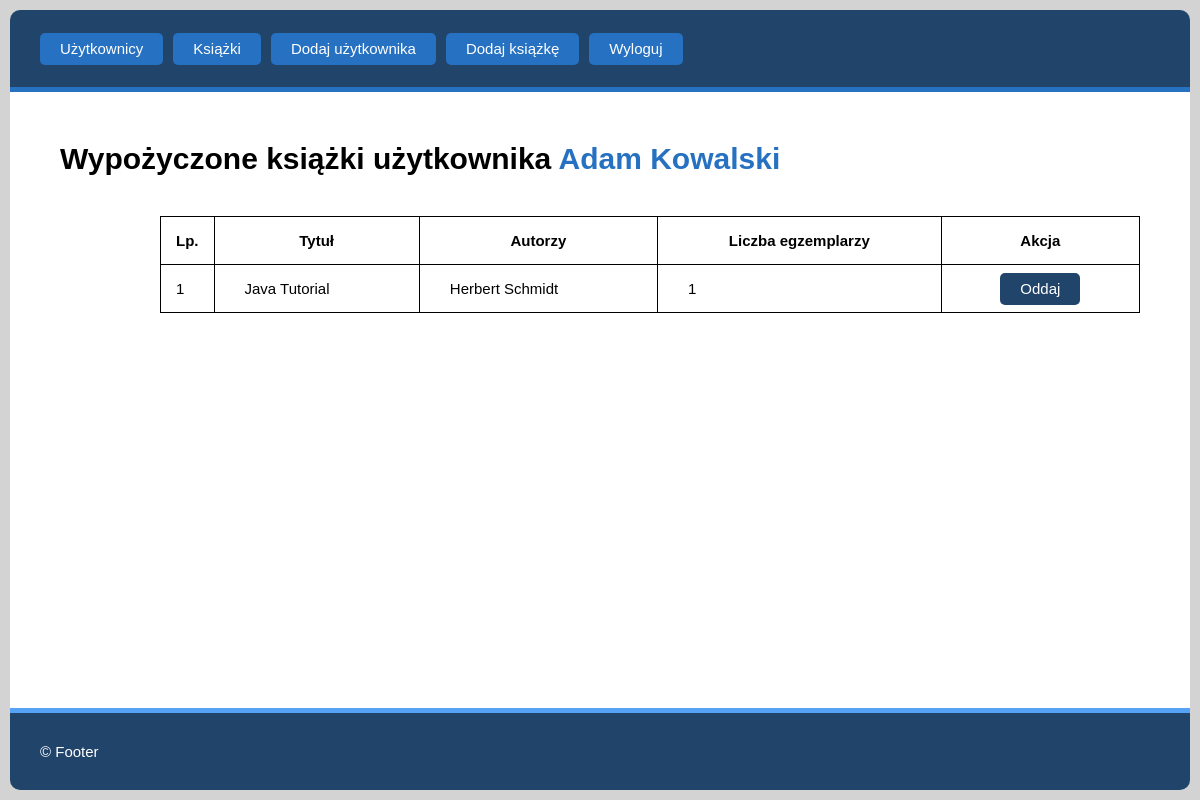
/index.php?action=books/rents&_userid=1 (signed in), run on an earlier commit of the app's database.
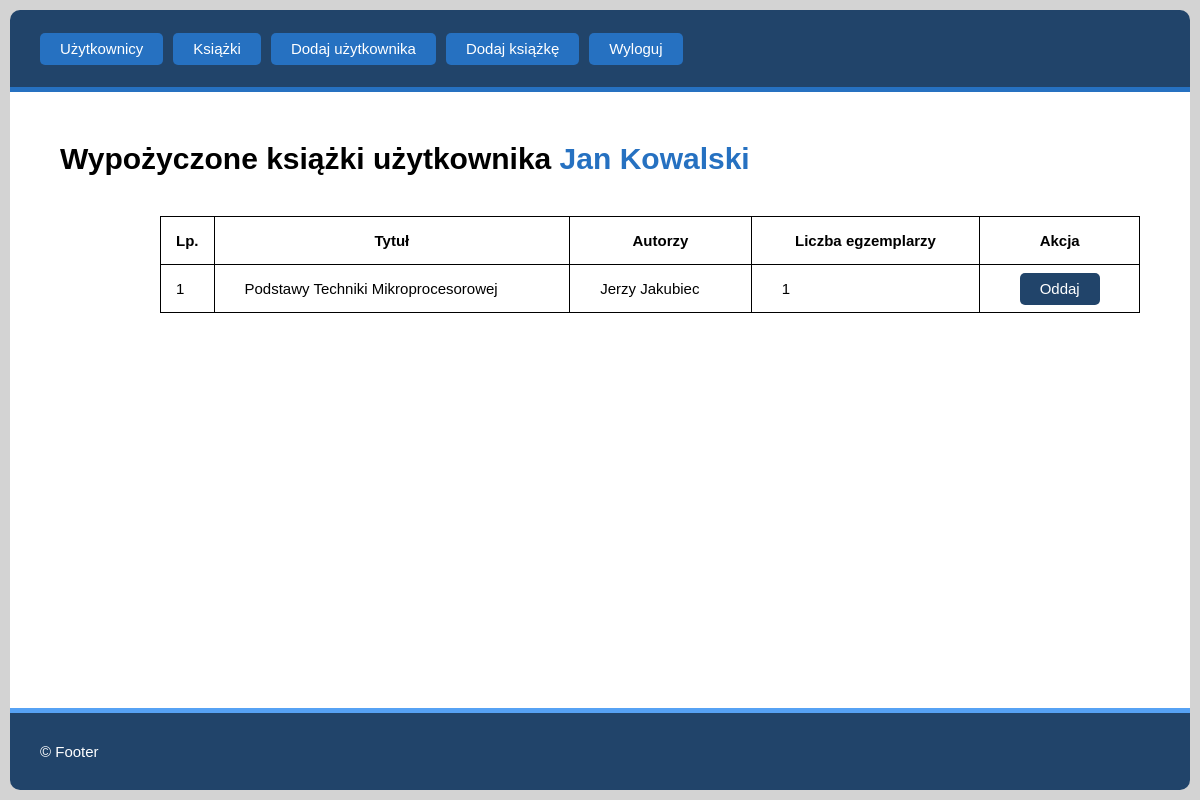
And on a later commit of the database.
### tables this page shows
CREATE TABLE `books` (
  `id` bigint(20) UNSIGNED NOT NULL,
  `title` varchar(100) NOT NULL,
  `authors` varchar(100) NOT NULL,
  `copies` int(10) UNSIGNED NOT NULL
);

### src/core/Renderer.php (called while the page is built, shortened)
<?php
class Renderer
{
    public function render($view, $data = array())
    {
        require_once Config::get('__MVC_VIEWS_DIR') . $view . '.php';
    }
}

### src/controllers/BooksController.php (called while the page is built, shortened)
<?php
class BooksController extends Controller
{
    private $_service;
    public function __construct()
    {
        $this->_service = BooksService::get_instance();
    }
    public function rents()
    {
        $auth_values = $this->_service->check_authentication_values();
        $rented_books = $this->_service->return_rents_books($auth_values['user']);
        $this->renderer->render('show_rented_books', array(
            'rented_books_data' => $rented_books,
            'is_self_user' => $auth_values['is_self_user'],
            'user_full_name' => $auth_values['user_full_name'],
            'header_mode' => $_SESSION['logged_user']['user_role'] === Config::get('__ADMIN_ROLE') ? 'admin' : 'user',
            'banner_text' => $this->_service->get_banner_text(),
            'banner_active_class' => !empty($this->_service->get_banner_text()) ? 'app__banner--enabled' : '',
            'banner_mode_class' => $this->_service->get_banner_error() ? 'app__banner--error' : 'app__banner--info',
        ));
    }
}

### src/core/MvcApplication.php (called while the page is built, shortened)
<?php
class MvcApplication
{
    private static $_instance;
    private $renderer_instance;
    private function __construct()
    {
        $this->renderer_instance = Renderer::get_instance();
        $this->render_mvc();
    }
    private function render_mvc()
    {
        try
        {
            $action_params = $this->parse_url();
            $this->controller_instance = new $controller_class_name;
            call_user_func([ $this->controller_instance, $action_params['method'] ]);
        }
        catch(ReflectionException $e)
        {
            $this->renderer_instance->render('_not-found');
            die;
        }
    }
    private function parse_url()
    {
        $action_type = Config::get('__MVC_DEF_METHOD');
        $separate_controller_and_method = explode('/', filter_var(rtrim($_GET['action']), FILTER_SANITIZE_URL));
        if (count($separate_controller_and_method) > 1)
        {
            $action_type = $separate_controller_and_method[1];
        }
        return array(
            'controller' => $this->parse_controller_name($separate_controller_and_method[0]),
            'method' =>     $action_type,
        );
    }
    private function parse_controller_name($controller_raw_name)
    {
        return ucfirst($controller_raw_name) . Config::get('__MVC_CONTROLLER_SUFFIX');
    }
    public static function run()
    {
        if (self::$_instance == null) self::$_instance = new MvcApplication();
    }
}

### index.php (called while the page is built, shortened)
<?php
require_once __DIR__ . __SEP__ . 'src' . __SEP__ . 'config.php';
MvcApplication::run();

### src/core/DbContext.php (called while the page is built, shortened)
<?php
class DbContext
{
    private static $_instance;
    private $_db_handler;
    private function __construct()
    {
        try
        {
            $this->_db_handler = new PDO(
                Config::get('__DB_DSN'),
                Config::get('__DB_USERNAME'),
                Config::get('__DB_PASSWORD'),
                Config::get('__DB_INIT_COMMANDS')
            );
            $this->_db_handler->setAttribute(PDO::ATTR_ERRMODE, PDO::ERRMODE_EXCEPTION);
        }
        catch (PDOException $e)
        {
            echo 'Nie udało połączyć się z bazą danych.<br>';
            echo $e->getMessage();
            die;
        }
    }
    public function get_data_from_db($sql_query, $model_clazz, $id = null)
    {
        $cursor = null;
        $data_array = array();
        if (isset($id))
        {
            $prep_statement = $this->_db_handler->prepare($sql_query);
            $prep_statement->execute(array('id_sant' => (int) $id));
            $cursor = $prep_statement;
        }
        else
        {
            $cursor = $this->_db_handler->query($sql_query);
        }
        while ($mapped_objects = $cursor->fetchObject($model_clazz))
        {
            array_push($data_array, $mapped_objects);
        }
        return $data_array;
    }
    public function check_if_exist($sql_query, $model_clazz, $param_name_or_id, $redirect_controller, $redirect_action)
    {
        if (is_numeric($param_name_or_id)) $id = $param_name_or_id;
        else $id = $_GET['_' . $param_name_or_id . 'id'];
        if (isset($id) && is_numeric($id))
        {
            $result = $this->get_data_from_db($sql_query, $model_clazz, $id);
            if ($result) return $result[0];
        }
    }
    public function get_handler()
    {
        return $this->_db_handler;
    }
    public static function get_instance()
    {
        if (self::$_instance == null) self::$_instance = new DbContext();
        return self::$_instance;
    }
}

### src/core/Config.php (called while the page is built, shortened)
<?php
class Config
{
    private static $_values = array();
    public static function set($key, $value)
    {
        self::$_values[$key] = $value;
    }
    public static function get($key)
    {
        return self::$_values[$key];
    }
}

### src/services/BooksService.php (called while the page is built, shortened)
<?php
class BooksService extends Service
{
    public function check_authentication_values($skip_redirect = false)
    {
        $is_admin = $_SESSION['logged_user']['user_role'] === Config::get('__ADMIN_ROLE');
        $redir_path = $is_admin ? 'users' : 'books';
        if ($is_admin && !$skip_redirect) $books_user_id = (int)$_GET['_userid'];
        $found_user = $this->_pdo->check_if_exist(DbContext::GET_USER_QUERY, UserModel::class, $books_user_id, $redir_path, 'show');
        return array(
            'user' => $found_user,
            'is_self_user' => $_SESSION['logged_user']['user_id'] == $books_user_id,
            'user_full_name' => $is_admin ? $found_user->get_full_name() : $_SESSION['logged_user']['full_name'],
        );
    }
    public function return_rents_books($user_model)
    {
        $user_rented_books = array();
        try
        {
            $this->_dbh->beginTransaction();
            $query = "
                SELECT DISTINCT books.id AS id, books.title AS title, books.authors AS authors FROM books_users_binding AS busb
                INNER JOIN books ON busb.book_id = books.id
                INNER JOIN users ON busb.user_id = users.id
                WHERE busb.user_id = ?
            ";
            $statement = $this->_dbh->prepare($query);
            $statement->execute(array($user_model->get_id()));
            while($fetched_rented_book = $statement->fetchObject(RentedBookModel::class))
            {
                $count_query = "
                    SELECT COUNT(busb.book_id) FROM books_users_binding AS busb WHERE busb.user_id = ? AND busb.book_id = ?
                ";
                $count_statement = $this->_dbh->prepare($count_query);
                $count_statement->execute(array($user_model->get_id(), $fetched_rented_book->get_id()));
                $count_of_single_book = $count_statement->fetch(PDO::FETCH_NUM)[0];
                array_push($user_rented_books, new RentedBookViewModel($fetched_rented_book, $count_of_single_book));
            }
            $this->_dbh->commit();
        }
        catch(Exception $e)
        {
            $this->_banner_error = true;
            $this->_banner_text = 'Nie udało się pobrać wypożyczonych książek użytkownika "' . $user_model->get_full_name() . '".';
            $this->_dbh->rollback();
        }
        finally
        {
            $statement->closeCursor();
        }
        return $user_rented_books;
    }
}

### src/models/RentedBookModel.php (called while the page is built, shortened)
<?php
class RentedBookModel
{
    protected $id;
    protected $title;
    protected $authors;
    public function get_id()
    {
        return $this->id;
    }
    public function get_title()
    {
        return $this->title;
    }
    public function get_authors()
    {
        return $this->authors;
    }
}
class RentedBookViewModel extends RentedBookModel
{
    protected $rented_count;
    public function __construct($rented_book_model, $rented_count)
    {
        $this->id = $rented_book_model->get_id();
        $this->title = $rented_book_model->get_title();
        $this->authors = $rented_book_model->get_authors();
        $this->rented_count = $rented_count;
    }
    public function get_rented_count()
    {
        return $this->rented_count;
    }
}

### src/core/Service.php (called while the page is built, shortened)
<?php
abstract class Service
{
    protected function __construct()
    {
        $this->_pdo = DbContext::get_instance();
        $this->_dbh = $this->_pdo->get_handler();
    }
}

### src/views/show_rented_books.php (the view, shortened to what the changed rows need)
<!DOCTYPE html>
<html lang="pl">
<head>
    <link rel="stylesheet" href="static/styles.css">
</head>
<body>
    <main class="app__content">
        <h1>Wypożyczone książki użytkownika <span class="user_highlight"><?= $data['user_full_name'] ?></span></h1>
        <div class="table-with-banner__container">
            <?php if ($data['rented_books_data']) { ?>
                <table class="app__table">
                    <tr>
                        <th class="cell--lp">Lp.</th>
                        <th>Tytuł</th>
                        <th>Autorzy</th>
                        <th>Liczba egzemplarzy</th>
                        <?php if ($data['is_self_user']) { ?>
                            <th>Akcja</th>
                        <?php } ?>
                    </tr>
                    <?php for ($i = 0; $i < count($data['rented_books_data']); $i++) { ?>
                        <tr>
                            <td class="cell--lp"><?= $i + 1 ?></td>
                            <td><?= $data['rented_books_data'][$i]->get_title() ?></td>
                            <td><?= $data['rented_books_data'][$i]->get_authors() ?></td>
                            <td><?= $data['rented_books_data'][$i]->get_rented_count() ?></td>
                            <?php if ($data['is_self_user']) { ?>
                                <td class="cell--center">
                                    <a class="button--default button__variant--normal"
                                        href="index.php?action=books/refund&_bookid=<?= $data['rented_books_data'][$i]->get_id() ?>">
                                        Oddaj
                                    </a>
                                </td>
                            <?php } ?>
                        </tr>
                    <?php } ?>
                </table>
            <?php } else { ?>
                <div class="app__banner app__banner--inline app__banner--warn">
                    Brak wypożyczonych książek. Kliknij <a href="index.php?action=books/show">tutaj</a> aby wypożyczyć książkę.
                </div>
            <?php } ?>
        </div>
    </main>
</body>
</html>

What changed in the data, as far as the page shows it:
removed books: title "Java Tutorial", authors "Herbert Schmidt", rented_count "1"
added books: title "Podstawy Techniki Mikroprocesorowej", authors "Jerzy Jakubiec", rented_count "1"
Also different on the page:
$data['user_full_name']: "Adam Kowalski" → "Jan Kowalski"
